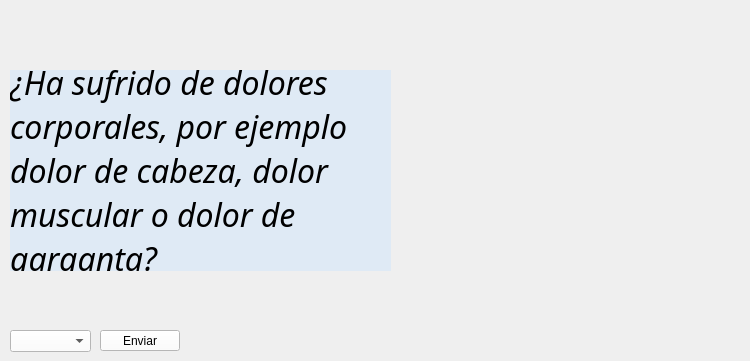
        <widget class="QWidget" name="q6">
         <widget class="QLabel" name="imagen_7">
          <property name="geometry">
           <rect>
            <x>430</x>
            <y>10</y>
            <width>311</width>
            <height>281</height>
           </rect>
          </property>
          <property name="styleSheet">
           <string notr="true">color: rgb(0, 0, 0);</string>
          </property>
          <property name="text">
           <string/>
          </property>
          <property name="pixmap">
           <pixmap resource="Imagenes.qrc">:/imgs/dolor.png</pixmap>
          </property>
          <property name="scaledContents">
           <bool>true</bool>
          </property>
         </widget>
         <widget class="QLabel" name="pregunta_7">
          <property name="geometry">
           <rect>
            <x>10</x>
            <y>70</y>
            <width>381</width>
            <height>201</height>
           </rect>
          </property>
          <property name="font">
           <font>
            <family>Corbel</family>
            <pointsize>24</pointsize>
            <weight>9</weight>
            <italic>true</italic>
            <bold>false</bold>
           </font>
          </property>
          <property name="styleSheet">
           <string notr="true">color: rgb(0, 0, 0);
font: 75 italic 24pt &quot;Corbel&quot;;
background-color: rgba(199, 227, 255, 100);</string>
          </property>
          <property name="text">
           <string>¿Ha sufrido de dolores corporales, por ejemplo dolor de cabeza, dolor muscular o dolor de garganta?</string>
          </property>
          <property name="wordWrap">
           <bool>true</bool>
          </property>
         </widget>
         <widget class="QPushButton" name="enviarQ6">
          <property name="geometry">
           <rect>
            <x>100</x>
            <y>330</y>
            <width>80</width>
            <height>21</height>
           </rect>
          </property>
          <property name="styleSheet">
           <string notr="true">color: rgb(0, 0, 0);
background-color: rgb(255, 255, 255);</string>
          </property>
          <property name="text">
           <string>Enviar</string>
          </property>
         </widget>
         <widget class="QComboBox" name="respuestaQ6">
          <property name="geometry">
           <rect>
            <x>10</x>
            <y>330</y>
            <width>81</width>
            <height>22</height>
           </rect>
          </property>
          <property name="styleSheet">
           <string notr="true">color: rgb(0, 0, 0);
background-color: rgb(255, 255, 255);</string>
          </property>
          <item>
           <property name="text">
            <string/>
           </property>
          </item>
          <item>
           <property name="text">
            <string>SI</string>
           </property>
          </item>
          <item>
           <property name="text">
            <string>NO</string>
           </property>
          </item>
         </widget>
        </widget>
